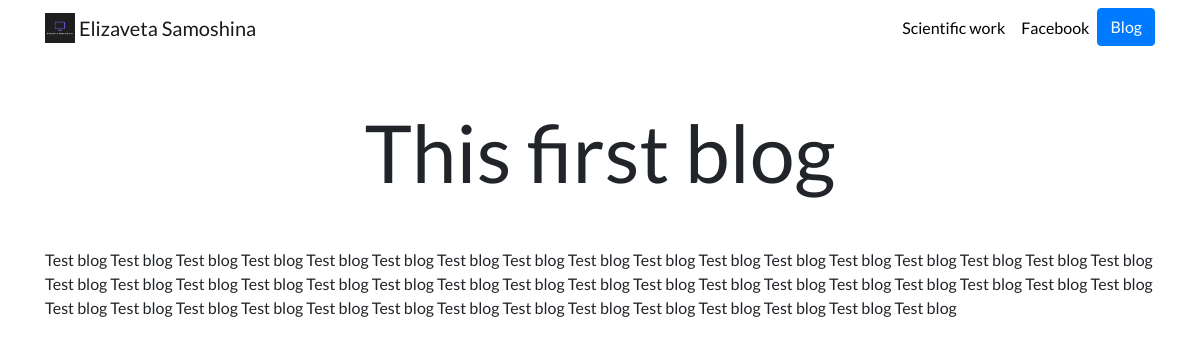
Page /blog/1/ on the committed database.
### blog/models.py (models this page shows, shortened)
class Blog(models.Model):
    title = models.CharField(max_length=200)
    description = models.TextField()
    data = models.DateField()

### blog/views.py (the view)
def detail(request, blog_id):
    blog = get_object_or_404(Blog, pk= blog_id)
    return render(request, 'blog/detail.html', {'blog':blog})

### blog/templates/blog/detail.html (shortened to what this page needs)
{% extends "portfolio/base.html" %}
{% load static %}
{% block content %}
<h1 class="text-center mt-5" id="blogdetailtitle">{{ blog.title }}</h1>
{{ blog.description|safe }}
{% endblock %}

### portfolio/static/portfolio/custom.css (style rules this page uses)
body { font-family: 'Lato', sans-serif; }
@media (min-width: 992px) { #blogdetailtitle { font-size: 5rem; } }

### rows in the picture
Blog: title "This first blog", description "Test blog Test blog Test blog Test blog Test blog Test blog Test blog Test blog Test blog Test blog Test blog Test blog Test blog Test blog Test blog Test blog Test blog Test blog Test blog Test blog Test blog Test blog Test blog Test blog Test blog Test blog Test blog Test blog Test blog Test blog Test blog Test blog Test blog Test blog Test blog Test blog Test blog Test blog Test blog Test blog Test blog Test blog Test blog Test blog Test blog Test blog Test blog Test blog"
